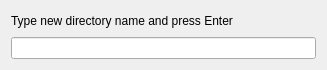
<?xml version="1.0" encoding="UTF-8"?>
<ui version="4.0">
 <class>CreateDirDialog</class>
 <widget class="QDialog" name="CreateDirDialog">
  <property name="geometry">
   <rect>
    <x>0</x>
    <y>0</y>
    <width>327</width>
    <height>70</height>
   </rect>
  </property>
  <property name="windowTitle">
   <string>Create new directory</string>
  </property>
  <layout class="QVBoxLayout" name="verticalLayout">
   <item>
    <widget class="QLabel" name="label">
     <property name="text">
      <string>Type new directory name and press Enter</string>
     </property>
    </widget>
   </item>
   <item>
    <widget class="QLineEdit" name="DirNameEdit"/>
   </item>
  </layout>
 </widget>
 <resources/>
 <connections/>
</ui>
